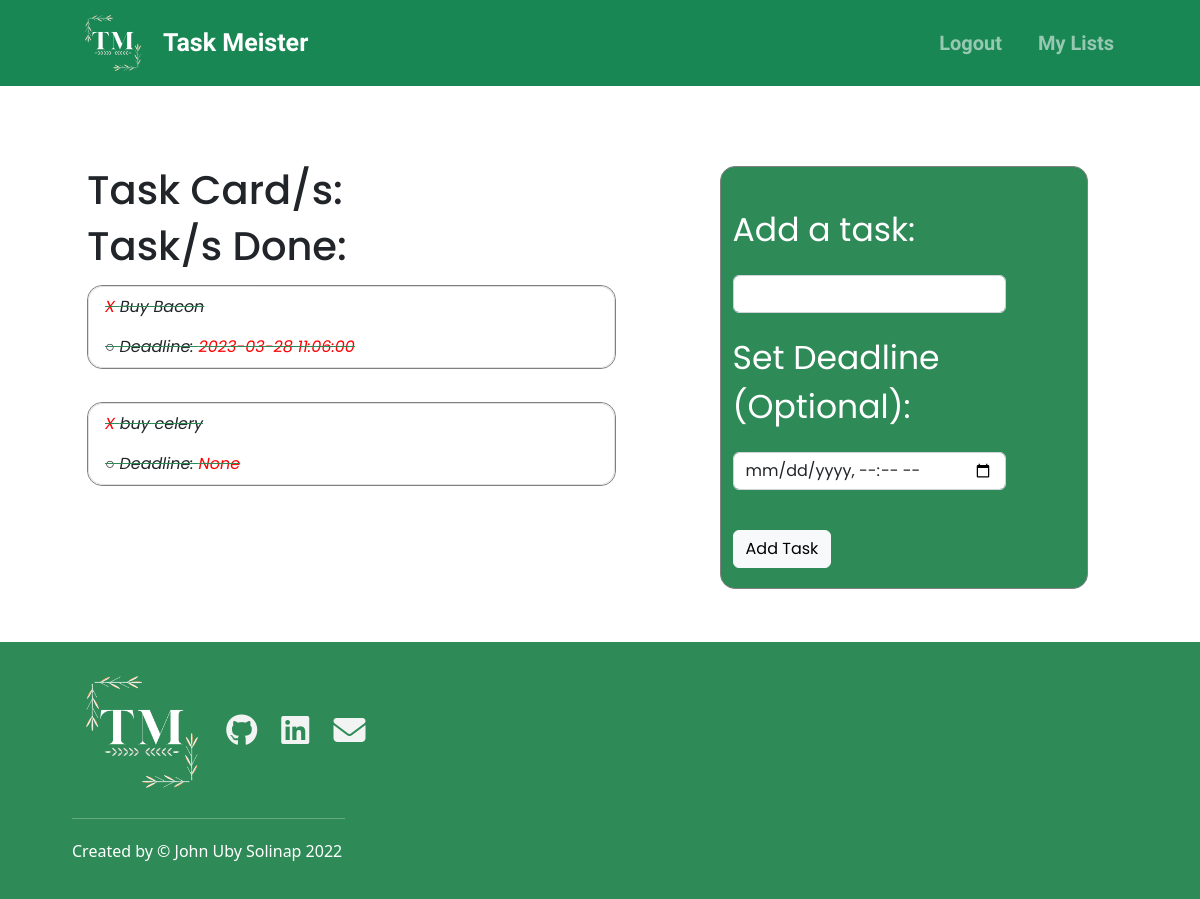
/tasks/1/December 9, task/ (signed in), run on the app's committed database.
### main.py (models this page shows)
class TaskDone(db.Model):
    __tablename__ = "finished"
    id = db.Column(db.Integer, primary_key=True)
    task = db.Column(db.String(100), nullable=False)
    end_date = db.Column(db.String(100))
    task_list_id = db.Column(db.Integer, db.ForeignKey("task-lists.id"))
    task_list_data = relationship("TaskList", back_populates="done_task")

### main.py (the view, shortened to what this page needs)
@app.route('/tasks/<int:index>/<taskname>/', methods=["GET", "POST"])
def add_task(index, taskname):
    form = TaskForm()
    selected_task = TaskList.query.get(index)
    tasks = db.session.query(Task).filter(Task.task_list_id == index)
    finished_tasks = db.session.query(TaskDone).filter(TaskDone.task_list_id == index)
    return render_template("task.html", form=form, current_user=current_user, task=selected_task, tasks=tasks, finished=finished_tasks)

### forms.py
class TaskForm(FlaskForm):
    task = StringField("Add a task:", validators=[DataRequired()])
    end_date = DateTimeLocalField("Set Deadline (Optional):", format='%Y-%m-%dT%H:%M', validators=[Optional()])
    submit = SubmitField("Add Task")

### main.py (called while the page is built)
@login_manager.user_loader
def load_user(user_id):
    return User.query.get(int(user_id))

### templates/task.html (shortened to what this page needs)
<!DOCTYPE html>
<html lang="en">
<head>
  {% include "header.html" %}
  {% import "bootstrap/wtf.html" as wtf %}
</head>
<body>
    <section class="main-section" id="add-task">
      <div class="container">
        <div class="row">
          <div class="task-list col-lg-6">
              <h1>Task Card/s:</h1>
              <h1>Task/s Done:</h1>
              {% for finished_task in finished %}
              <ul class="list-group finished-task">
                  <li class="list-group-item single-task border-bottom-0"><a href="{{ url_for('delete_task', task_index=finished_task.task_list_id, delete_index=finished_task.id) }}" class="remove-task"> X</a> {{ finished_task.task }}</li>
                  <li class="list-group-item single-task">○ Deadline: <span class="deadline">{{ finished_task.end_date }}</span></li>
              </ul>
              <hr class="hidden">
              {% endfor %}
          </div>
          <div class="mx-auto at-form form-inputs col-lg-4">
           {{ wtf.quick_form(form, novalidate=True, button_map={"submit": "light"}) }}
          </div>
        </div>
      </div>
    </section>
{% include "footer.html" %}

### static/css/style.css (style rules this page uses)
.main-section { font-family: 'Poppins'; padding: 80px 20px 53px 75px; }
input[type=text], input[type=password], input[type=datetime-local] { width: 80%; margin: 20px 0px; }
.form-inputs { font-family: 'Poppins'; font-size: 25px; }
.deadline { color: red; }
.remove-task { text-decoration: none; color: red; }
.hidden { color: white; }
.finished-task { font-style: italic; text-decoration: line-through #2E8B57; width: auto; margin-top: 15px; border-radius: 15px!important;; border: 1.5px solid gray; }
.at-form { background-color: #2E8B57; color: white; border-radius: 15px; border: 1.5px solid gray; padding-top: 30px; font-size: 33px; max-height: 500px; }
input[type=submit] { margin: 20px 0px; }

### data on the page
TaskDone: task "Buy Bacon", end_date "2023-03-28 11:06:00"
TaskDone: task "buy celery", end_date "None"
